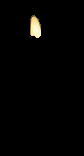
#> input picture RGBvsHSV/readfiles/ImgFromDigitalCamera/roi_sprout.tif, 84 x 156 px, given in place of roundObjects.png, which was not available
$ python FigureDetectionCamera.py   (Python 2 division)   (older library calls are emulated)
#> lines starting #> are read from the running program, lines starting #| are printed output that depends on the picture; after the words box and inside, x2 and y2 are one past the last pixel; in counts of white or black regions, pixels touching at a corner belong together; long printed decimals are rounded; pictures that were not available may be replaced by others from this repository, and a replacement may not be noted
# -*- coding: utf-8 -*-
"""
Created on Thu Oct 23 14:29:21 2014

@author: christian

Website inspirations:
http://stackoverflow.com/questions/4700614/how-to-put-the-legend-out-of-the-plot
"""

##########################################
# Functions
##########################################
#The contourClass is an argument, since this function is used for the supervised
#learning.In SL we need to specify which class each contour belongs to.
#If the contourClass belongs to 1, means the training data is i.e. circles
#else if the contourClass belongs to -1, means the training data is i.e. squares.
#else if the contourClass belongs to 0, means the data is not training data, but test data

##########################################
# Libraries
##########################################
import numpy as np                  # required for calculate i.e mean with np.mean
import cv2                          # required for use OpenCV
import matplotlib.pyplot as plt     # required for plotting
import pylab                        # required for arrange doing the wx list
import random                       # required to choose random initial weights and shuffle data

##########################################
# Classes
##########################################
class ProcessImage(object):

    #The constructor will run each time an object is assigned to this class.
    def __init__(self, image, class_name):
        self.img = image
        self.getGrayImg()
        self.thresholding(250)
        self.contours = self.findContours()
        self.centers = self.getCentroid(self.contours)
        self.features = self.getFeatures(class_name, 10)
        self.area = self.extract(self.features, 0)
        self.compactness = self.extract(self.features, 1)
        self.class_name = self.extract(self.features, 2)

    def showImage(self, window_name):
        cv2.imshow(window_name, self.img)

    def getGrayImg(self):
        self.grayImg = cv2.cvtColor(self.img, cv2.COLOR_BGR2GRAY)
        # cv2.imshow("Grayscale image", self.grayImg)

    def showGrayImg(self, window_name):
        cv2.imshow(window_name, self.grayImg)

    def thresholding(self, threshold):
        self.ret, self.threshold_img = cv2.threshold(self.grayImg, threshold, 255, cv2.THRESH_BINARY_INV)

    def showThresholding(self, window_name):
        cv2.imshow(window_name, self.threshold_img)

    def findContours(self):
        self.contourImg = self.threshold_img.copy()
        self.contours, self.hierarchy = cv2.findContours(self.contourImg, cv2.RETR_TREE, cv2.CHAIN_APPROX_SIMPLE)
        return self.contours

    def getCentroid(self, contours):
        centers = []
        #Run through all the contours
        for contour in contours:

            #Calculate the moments for each contour in contours
            m = cv2.moments(contour)

            #If somehow one of the moments is zero, then we brake and reenter the loop (continue)
            #to avoid dividing with zero
            if int(m['m01']) == 0 or int(m['m00'] == 0):
                continue

            #Calculate the centroid x,y, coordinate out from standard formula.
            center = (int(m['m10'] / m['m00']), int(m['m01'] / m['m00']))

            #Append each calculated center into the centers list.
            centers.append(center)
        return centers

    def getFeatures(self, contour_class, area_threshold):
        result = []
        output = []
        i = 0
        for contour in self.contours:
            #Get the area of each of the contours
            temp_area = cv2.contourArea(contour, False)

            #Skip the iteration if the area is less than something
            if temp_area < area_threshold:
                continue

            #Get the perimeter of each of the contours
            temp_perimeter = cv2.arcLength(contour, 1) # 1 indicate that the contours is closed.

            #Get the compactness of each of the contours
            temp_compactness = (4 * 3.141592 * temp_area) / (temp_perimeter * temp_perimeter)

            #Append the area in result
            result.append(temp_area)

            #Append the compactness in result
            result.append(temp_compactness)

            #Append the which class the contour has in result
            result.append(contour_class)

            #Append the centroid coordinate for each contour
            result.append(self.centers[i])

            #Increment i to get to the next centroid.
            i+=1
            # [6 lines of commented-out code are left out]
            output.append(result)


            #Clear the result list for each contour
            result = []

        #When loop is done, the output is returned
        return output

    def drawCenters(self, centers, rgb_list):
        # Color the central coordinates for red bricks with a filled circle
        for center in centers:
            cv2.circle(self.img, center, 5, rgb_list, -1)

    def extract(self, inputList, element):
        outputList = []
        for eachList in inputList:
            outputList.append(eachList[element])
        return outputList

class PlotFigures():
    def __init__(self, string):
        self.name = string
        self.fig = plt.figure(self.name)
        plt.title(self.name)
        self.ax = plt.subplot(111)

    def plotData(self, x, y, string_icon, string_label):
        plt.plot(x, y, string_icon, label=string_label)

        # Shrink current axis by 20%
        box = self.ax.get_position()
        self.ax.set_position([box.x0, box.y0, box.width * 0.95, box.height])

        # Put a legend to the right of the current axis
        self.ax.legend(loc='center left', bbox_to_anchor=(1, 0.5))

        #Set grid on, limit the y axis (not the x yet) and put names on axis
        plt.grid(True)

    def setXlabel(self, string_x):
        plt.xlabel(string_x)

    def setYlabel(self, string_y):
        plt.ylabel(string_y)

    def limit_y(self, min_y, max_y):
        plt.ylim(min_y, max_y)

    def limit_x(self, min_x, max_x):
        plt.xlim(min_x, max_x)

    def plotMean(self, x, y, string_icon):
        plt.plot(np.mean(x), np.mean(y), string_icon, markersize=20)

    def updateFigure(self):
        plt.show(block=False)

class Normalize(ProcessImage):
    # The class Normalize is a subclass from the ProcessImage class.
    # In that way the object that is instantiated from Normalize class has
    # access to the methods that lies within the ProcessImage class.
    # E.g. the extraction methods is not defined in Normalize class, but
    # the object that is instantiated from this class can find the extraction method
    # anyway.

    def __init__(self, list1, list2):
        #Finding the maximum values of features
        self.max_area = self.findMaxValueOfLists(list1, list2, 0)
        self.max_compactness = self.findMaxValueOfLists(list1, list2, 1)

        #Normalize the training and testing data
        self.training_data_normed = self.normalizeData(list1)
        self.testing_data_normed = self.normalizeData(list2)

        #Extract area and compactness from the training set after they been normalized
        self.area_norm_training = self.extract(self.training_data_normed, 0)
        self.compactness_norm_training = self.extract(self.training_data_normed, 1)

        #Extract area and compactness from the testing set after they been normalized
        self.area_norm_testing = self.extract(self.testing_data_normed, 0)
        self.compactness_norm_testing = self.extract(self.testing_data_normed, 1)

    def findMaxValueOfLists(self, list1, list2, element):
        temp = []
        for index in list1:
            temp.append(index[element])

        #Find the maximum value of area
        max_value1 = max(temp)

        #Clear the temp list
        # temp = []

        for index in list2:
            temp.append(index[element])

        max_value2 = max(temp)
        max_value = (max_value1 + max_value2)/2
        return max_value

    def normalizeData(self, data):
        for index in data:
            norm_area = index[0]/self.max_area
            index[0] = norm_area
            norm_compactness = index[1]/self.max_compactness
            index[1] = norm_compactness
        return data

class Perceptron(ProcessImage):
    def __init__(self, total_training_data):
        self.training_data = total_training_data
        random.shuffle(self.training_data)

        #Initial random weights and bias from 0.0 to 1.0
        #self.w = [random.uniform(0.0, 1.0), random.uniform(0.0, 1.0)]
        #self.b = random.uniform(0.0, 1.0)

        self.w = [0.00001, 0.00001]
        self.b = 0.00001
        self.error = 0
        self.run_flag = True
        self.true_counter = 0

        # For plotting
        self.w0_plot = []
        self.w1_plot = []
        self.b_plot = []
        self.error_plot = []

        self.wx = 0
        self.wy = 0

        # For the classificaton
        self.class1 = []
        self.classNeg1 = []
        self.class1_area = []
        self.class1_compactness = []
        self.classNeg1_area = []
        self.classNeg1_compactness = []

    def startLearn(self, learning_rate):
        print("Now the perceptron starts")

        #Start the algorithm. RunFlag is already True
        self.true_counter = 0
        while self.run_flag == True:
            self.true_counter += 1
            #print('-' * 60)
            error_count = 0

            for data in self.training_data:
                #print("The weights is:", w)
                #Calculate the dotproduct between input and weights
                dot_product = data[0]*self.w[0] + data[1]*self.w[1]

                #If the dotprodcuct + the bias is >= 0, then result is class 1
                # else it is class -1.
                if dot_product + self.b >= 0:
                    result = 1
                else:
                    result = -1

                #Calculate error, where data[2] is the contourClass/desired output
                self.error = data[2] - result

                #Continue the while, continue the algorithm if only the error is not zero
                if self.error != 0:
                    error_count += 1
                    #Update the final waits and bias
                    self.w[0] += data[0]*learning_rate*self.error
                    self.w[1] += data[1]*learning_rate*self.error
                    self.b += learning_rate * self.error

                #Store the weights and bias
                self.w0_plot.append(self.w[0])
                self.w1_plot.append(self.w[1])
                self.b_plot.append(self.b)
                self.error_plot.append(self.error)

            if error_count == 0:
                # print("Now there is no errors in the whole trainingData")
                self.run_flag = False
        print("The number of iterations before the Perceptron stops is:", self.true_counter)

    def getClassifier(self):
        self.wx = pylab.arange(0, 1, 0.01)
        self.wy = (self.w[0]*self.wx)/(-self.w[1]) + (self.b)/(-self.w[1])

    def doClassification(self, testingData, finalImage):
    #With the ready Perceptron classifier, we can now classify the testing data
    # and mark that on the original testing image.

    #Doing the classification. So if the y is negative, it belongs to class -1
    # and if the y is positive it belongs to class 1.
    # Before the testingData is intered the classifier, the data[2] = 0 --> unclassified.
    # After this for loop the data[2] is either -1 or +1
        for index in testingData:
            y = index[0]*self.w[0] + index[1]*self.w[1] + self.b
            if y >= 0:
                index[2] = 1
                self.class1.append(index)
            else:
                index[2] = -1
                self.classNeg1.append(index)

        # Extract the area and compactness for each class
        self.class1_area = self.extract(self.class1, 0)
        self.class1_compactness = self.extract(self.class1, 1)
        self.classNeg1_area = self.extract(self.classNeg1, 0)
        self.classNeg1_compactness = self.extract(self.classNeg1, 1)

        for index in testingData:
            if(index[2] == -1):
                cv2.circle(finalImage, index[3], 5, (255, 0, 0), -1)
            elif(index[2] == 1):
                cv2.circle(finalImage, index[3], 5, (0, 0, 255), -1)
            else:
                print("Should not come into this else")

class ProcessVideo(ProcessImage):
        #The constructor will run each time an object is assigned to this class.
    def __init__(self, string):
        self.cap = cv2.VideoCapture(string)
        self.frame = 0

    def getFrame(self):
        if self.cap.isOpened():
            ret, self.frame = self.cap.read()
            return self.frame
        else:
            print 'Cant open video'

def main():

    # Training data 1. Define round objects as class 1
    image1 = cv2.imread("roundObjects.png", cv2.CV_LOAD_IMAGE_COLOR)
#> image1 is the input picture: shape (156, 84, 3); mean B, G, R 2.4, 3.3, 3.6
    td1 = ProcessImage(image1, 1)
#> in thresholding, `self.ret, self.threshold_img = cv2.threshold(self.grayImg, threshold, ..`:
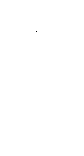
#> self.threshold_img: shape (156, 84); 100% white; black in thin lines or dots, all inside (x1, y1, x2, y2) = (36, 31, 37, 32)
#> in thresholding, `self.ret, self.threshold_img = cv2.threshold(self.grayImg, threshold, ..`: self.ret = 250
#> in findContours, `self.contours, self.hierarchy = cv2.findContours(self.contourImg, cv2...`: self.contours = 2 contours, 1 with area under 20; largest, box (x1, y1, x2, y2) and area: (0, 0, 84, 156) 12865; self.hierarchy = [[-1, -1, 1, -1], [-1, -1, -1, 0]]
#> the loop in getCentroid, `for contour in contours:` made 2 passes
#> (contour, center) on passes 1 to 2: ([[0, 0], [0, 155], [83, 155], [83, 0]], (41, 77)), ([[35, 31], [36, 30], [37, 31], [36, 32]], (36, 31))
#> after the loop in getCentroid, `for contour in contours:`: centers = [(41, 77), (36, 31)]
#> the loop in getFeatures, `for contour in self.contours:` made 2 passes
#> (contour, temp_area, temp_perimeter, temp_compactness, i) on pass 1: ([[0, 0], [0, 155], [83, 155], [83, 0]], 12865, 476, 0.714, 1)
#> after the loop in getFeatures, `for contour in self.contours:`: i = 1; output = [[12865, 0.714, 1, (41, 77)]]
#> the loop in extract, `for eachList in inputList:` made 1 pass
#> eachList on pass 1: [12865, 0.714, 1, (41, 77)]
#> after the loop in extract, `for eachList in inputList:`: outputList = [12865]
#> the loop in extract (call 2), `for eachList in inputList:` made 1 pass
#> in __init__, `self.compactness = self.extract(self.features, 1)`: self.compactness = [0.714]
#> in __init__, `self.class_name = self.extract(self.features, 2)`: self.class_name = [1]
    td1.drawCenters(td1.centers, (0, 0, 255))
#> the loop in drawCenters, `for center in centers:` made 2 passes
#> after the loop in drawCenters, `for center in centers:`:
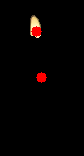
#> self.img: shape (156, 84, 3); 1.24% of pixels changed, all inside (x1, y1, x2, y2) = (31, 26, 47, 83)
    td1.showImage("The round objects where contours has been drawn")

    # Training data 2. Define round objects as class -1
    image2 = cv2.imread("squres_and_stuff.png", cv2.CV_LOAD_IMAGE_COLOR)
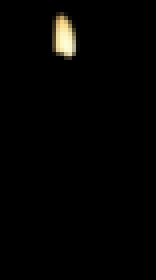
#> input picture RGBvsHSV/readfiles/ImgFromDigitalCamera/roi_sproutScaled.tif, 39 x 70 px, given in place of squres_and_stuff.png, which was not available (shown 4 times larger)
#> image2 is the input picture: shape (70, 39, 3); mean B, G, R 2.6, 3.5, 3.8
    td2 = ProcessImage(image2, -1)
#> the loop in getCentroid (call 2), `for contour in contours:` made 1 pass
#> (contour, center) on pass 1: ([[0, 0], [0, 69], [38, 69], [38, 0]], (19, 34))
#> the loop in getFeatures (call 2), `for contour in self.contours:` made 1 pass
#> (contour, temp_area, temp_perimeter, temp_compactness, i) on pass 1: ([[0, 0], [0, 69], [38, 69], [38, 0]], 2622, 214, 0.719, 1)
    td2.drawCenters(td2.centers, (255, 0, 0))
#> call 2 of drawCenters, with rgb_list = (255, 0, 0)
#> the loop in drawCenters (call 2), `for center in centers:` made 1 pass
#> center on pass 1: (19, 34)
#> after the loop in drawCenters (call 2), `for center in centers:`:
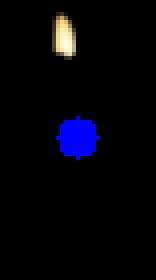
#> self.img: shape (70, 39, 3) (shown 4 times larger); 2.97% of pixels changed, all inside (x1, y1, x2, y2) = (14, 29, 25, 40)
    td2.showImage("The rectangles objects where contours has been drawn")

    # Now with testing data, which comes from a camera
    video = ProcessVideo(0)

    testingVideo = video.getFrame()
    cv2.imshow("Test of video", testingVideo)

    # Testing data. Define round objects as class 0
    testImage = cv2.imread("testImage.png", cv2.CV_LOAD_IMAGE_COLOR)
    testData = ProcessImage(testingVideo, 0)
#> in findContours (call 3), `self.contours, self.hierarchy = cv2.findContours(self.contourImg, cv2...`: self.hierarchy = [[-1, -1, 1, -1], [-1, -1, -1, 0]]
    testData.showImage("The testing image with mixture of objects where contours has been drawn")


    #Draw data
    drawData1 = PlotFigures("Feature space for training data")
    drawData1.plotData(td1.area, td1.compactness, "rs", "circles")
    drawData1.setXlabel('Area')
    drawData1.setYlabel('Compactness')
    drawData1.plotData(td2.area, td2.compactness, "bs", "rectangles")
    drawData1.updateFigure()
#> in updateFigure, `plt.show(block=False)`:
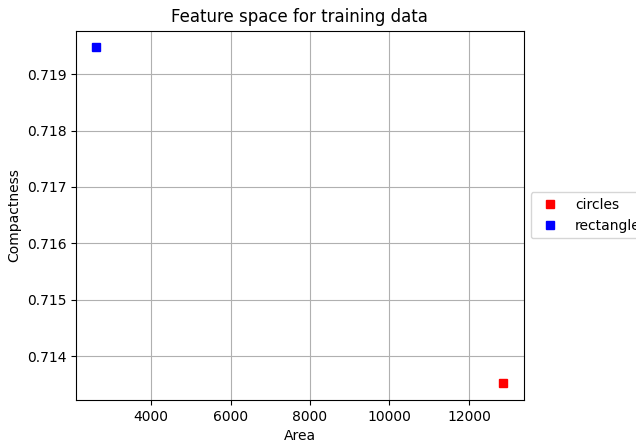
#> figure drawn by matplotlib, 1 panel

    #Add the training data
    total_training_data = td1.features + td2.features
#> total_training_data = [[12865, 0.714, 1, (41, 77)], [2622, 0.719, -1, (19, 34)]]
    print "The training1 data output is:", td1.features
#| The training1 data output is: [[12865.0, 0.7135, 1, (41, 77)]]
#> (the rest of the program and of its run is left out)
